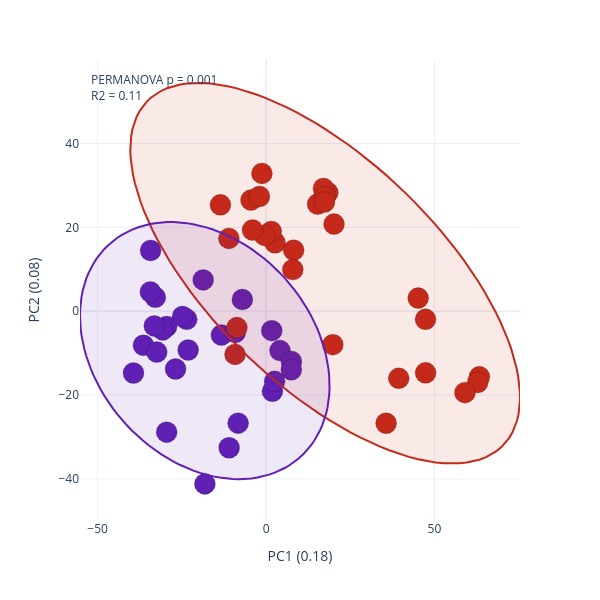

The notebook cell saved with this chart:
### Code cell
# Figure 4h (part 3) - PCA of normalized phosphoproteome, AC vs H, with 95% data ellipses + PERMANOVA.
from scipy.spatial.distance import pdist, squareform

norm1 = norm.copy()
norm1['group']   = norm1['group'].apply(lambda x: x.split('_')[0])                       # AC / H
norm1['sample']  = norm1['sample'].apply(lambda x: x.split('_')[0] + '_' + x.split('_')[-1])
norm1['subject'] = norm1['subject'].apply(lambda x: x.split('_')[0] + '_' + x.split('_')[-1])

pca_lung = ac.run_pca(norm1)
print('explained variance:', pca_lung[1])
_pdf = pca_lung[0][0]

# ---- PERMANOVA: AC vs H separation on the normalized feature matrix (Euclidean, 999 perm) ----
feat_cols = [c for c in norm1.columns if c not in ('group', 'sample', 'subject')]
X = norm1[feat_cols].values
labels = norm1['group'].values
D2 = squareform(pdist(X, 'euclidean')) ** 2

def _ssw(lab):
    s = 0.0
    for g in np.unique(lab):
        idx = np.where(lab == g)[0]; ng = len(idx)
        s += D2[np.ix_(idx, idx)][np.triu_indices(ng, 1)].sum() / ng
    return s

N = len(labels); a = len(np.unique(labels))
SST = D2[np.triu_indices(N, 1)].sum() / N
SSW = _ssw(labels); SSA = SST - SSW
F_obs = (SSA / (a - 1)) / (SSW / (N - a))
rng = np.random.default_rng(0)
count = 0
for _ in range(999):
    w = _ssw(rng.permutation(labels))
    if (SST - w) / (a - 1) / (w / (N - a)) >= F_obs:
        count += 1
permanova_p = (count + 1) / 1000
permanova_R2 = SSA / SST
print(f'PERMANOVA (AC vs H, Euclidean, 999 perm): pseudo-F={F_obs:.2f}  R2={permanova_R2:.3f}  p={permanova_p:.4f}')

# ---- plot with 95% data (dispersion) ellipses ----
CMAP = {'AC': '#C4291A', 'H': '#6020B3'}
def _ellipse(xs, ys, chi2_95=5.991, npts=120):
    cov = np.cov(xs, ys); mean = np.array([np.mean(xs), np.mean(ys)])
    vals, vecs = np.linalg.eigh(cov)
    t = np.linspace(0, 2 * np.pi, npts); circ = np.array([np.cos(t), np.sin(t)])
    ell = mean[:, None] + vecs @ (np.sqrt(chi2_95) * np.sqrt(vals)[:, None] * circ)
    return ell[0], ell[1]

fig = px.scatter(_pdf, x='x', y='y', color='group', color_discrete_map=CMAP)
fig.update_traces(marker=dict(size=21, line=dict(width=0.2, color='black')))
for g, c in CMAP.items():
    sub = _pdf[_pdf['group'] == g]
    ex, ey = _ellipse(sub['x'].values, sub['y'].values)
    fig.add_trace(go.Scatter(x=ex, y=ey, mode='lines', line=dict(color=c, width=2),
                             fill='toself', fillcolor=_hex_to_rgba(c, 0.10),
                             showlegend=False, hoverinfo='skip'))
fig.add_annotation(x=0.02, y=0.98, xref='paper', yref='paper', showarrow=False, align='left',
                   text=f'PERMANOVA p = {permanova_p:.3f}<br>R2 = {permanova_R2:.2f}')
fig.update_layout(width=600, height=600, template='plotly_white', showlegend=False)
fig.update_xaxes(title=pca_lung[1]['x_title'])
fig.update_yaxes(title=pca_lung[1]['y_title'])
fig.show()
fig.write_image(r'figures/figure4/figure4h.pdf', width=600, height=600)

### Figure 1 — Plotly figure (JSON) as saved in the notebook; plotly's stock layout.template omitted (floating-point values rounded to 4 significant figures)
{"data": [{"hovertemplate": "group=H<br>x=%{x}<br>y=%{y}<extra></extra>", "legendgroup": "H", "marker": {"color": "#6020B3", "line": {"color": "black", "width": 0.2}, "size": 21, "symbol": "circle"}, "mode": "markers", "name": "H", "orientation": "v", "showlegend": true, "type": "scatter", "x": [-29.52, -26.87, -23.14, 4.128, 1.691, 1.89, 7.519, 7.497, 2.527, -8.296, -10.96, -18.17, -29.53, -32.88, -13.28, -9.159, -7.039, -36.41, -18.67, -23.55, -24.8, -39.37, -34.35, -34.29, -30.67, -32.45, -33.19], "xaxis": "x", "y": [-28.83, -13.77, -9.242, -9.38, -4.629, -19.1, -11.98, -13.97, -16.72, -26.7, -32.55, -41.17, -3.653, 3.316, -5.685, -5.064, 2.802, -8.116, 7.471, -1.931, -1.254, -14.74, 4.599, 14.49, -4.463, -9.748, -3.5], "yaxis": "y"}, {"hovertemplate": "group=AC<br>x=%{x}<br>y=%{y}<extra></extra>", "legendgroup": "AC", "marker": {"color": "#C4291A", "line": {"color": "black", "width": 0.2}, "size": 21, "symbol": "circle"}, "mode": "markers", "name": "AC", "orientation": "v", "showlegend": true, "type": "scatter", "x": [63.34, 62.82, 59.06, 2.641, 1.553, -0.4508, 18.34, 17.04, 15.29, 47.35, 45.16, 8.2, 7.94, 20.18, 17.49, 17.35, 19.82, -8.659, -9.224, -4.481, -1.232, -1.984, 47.38, 35.64, 39.39, -13.55, -11.04, -4.015], "xaxis": "x", "y": [-15.65, -16.99, -19.41, 16.33, 19.0, 18.08, 28.29, 29.26, 25.55, -1.93, 3.139, 14.55, 9.925, 20.79, 27.33, 26.05, -7.983, -3.904, -10.3, 26.5, 32.85, 27.36, -14.7, -26.71, -15.99, 25.36, 17.37, 19.36], "yaxis": "y"}, {"fill": "toself", "fillcolor": "rgba(196, 41, 26, 0.1)", "hoverinfo": "skip", "line": {"color": "#C4291A", "width": 2}, "mode": "lines", "showlegend": false, "type": "scatter", "x": [0.7237, -2.174, -5.017, -7.798, -10.51, -13.14, -15.68, -18.14, -20.49, -22.74, -24.87, -26.89, -28.78, -30.55, -32.18, -33.67, -35.02, -36.22, -37.27, -38.17, -38.92, -39.51, -39.93, -40.2, -40.31, -40.25, -40.04, -39.66, -39.13, -38.43, -37.58, -36.58, -35.43, -34.12, -32.68, -31.09, -29.37, -27.52, -25.54, -23.44, -21.23, -18.91, -16.49, -13.97, -11.37, -8.684, -5.926, -3.102, -0.2213, 2.709, 5.681, 8.686, 11.72, 14.76, 17.82, 20.87, 23.91, 26.94, 29.94, 32.9, 35.83, 38.7, 41.51, 44.26, 46.93, 49.52, 52.02, 54.42, 56.72, 58.92, 60.99, 62.95, 64.78, 66.48, 68.04, 69.46, 70.73, 71.86, 72.84, 73.66, 74.33, 74.83, 75.18, 75.37, 75.4, 75.26, 74.96, 74.51, 73.89, 73.12, 72.19, 71.12, 69.89, 68.51, 67.0, 65.34, 63.56, 61.64, 59.6, 57.45, 55.18, 52.81, 50.34, 47.78, 45.13, 42.41, 39.62, 36.76, 33.86, 30.9, 27.91, 24.9, 21.86, 18.81, 15.75, 12.7, 9.666, 6.652, 3.669, 0.7237], "y": [-15.25, -13.19, -11.07, -8.898, -6.674, -4.405, -2.099, 0.2376, 2.599, 4.979, 7.37, 9.765, 12.16, 14.54, 16.91, 19.26, 21.58, 23.86, 26.11, 28.3, 30.45, 32.53, 34.54, 36.49, 38.36, 40.15, 41.85, 43.46, 44.97, 46.39, 47.69, 48.9, 49.99, 50.96, 51.82, 52.56, 53.18, 53.68, 54.05, 54.3, 54.42, 54.41, 54.28, 54.02, 53.64, 53.13, 52.5, 51.75, 50.88, 49.89, 48.79, 47.58, 46.26, 44.83, 43.31, 41.69, 39.98, 38.19, 36.31, 34.36, 32.34, 30.25, 28.1, 25.9, 23.65, 21.36, 19.04, 16.69, 14.32, 11.94, 9.541, 7.146, 4.756, 2.378, 0.01807, -2.316, -4.619, -6.883, -9.103, -11.27, -13.39, -15.44, -17.42, -19.33, -21.16, -22.9, -24.56, -26.12, -27.58, -28.94, -30.2, -31.35, -32.38, -33.3, -34.1, -34.78, -35.34, -35.77, -36.08, -36.27, -36.32, -36.26, -36.06, -35.74, -35.29, -34.72, -34.03, -33.22, -32.29, -31.25, -30.09, -28.82, -27.45, -25.98, -24.41, -22.74, -20.99, -19.15, -17.24, -15.25]}, {"fill": "toself", "fillcolor": "rgba(96, 32, 179, 0.1)", "hoverinfo": "skip", "line": {"color": "#6020B3", "width": 2}, "mode": "lines", "showlegend": false, "type": "scatter", "x": [-31.09, -32.9, -34.68, -36.41, -38.08, -39.71, -41.27, -42.77, -44.19, -45.55, -46.83, -48.03, -49.15, -50.18, -51.12, -51.97, -52.73, -53.39, -53.95, -54.41, -54.78, -55.04, -55.19, -55.25, -55.2, -55.04, -54.79, -54.43, -53.97, -53.41, -52.76, -52.0, -51.16, -50.22, -49.19, -48.08, -46.88, -45.6, -44.25, -42.82, -41.33, -39.77, -38.15, -36.47, -34.74, -32.97, -31.16, -29.31, -27.43, -25.52, -23.59, -21.65, -19.7, -17.75, -15.79, -13.84, -11.91, -9.989, -8.094, -6.227, -4.394, -2.598, -0.8466, 0.8567, 2.507, 4.1, 5.63, 7.094, 8.487, 9.807, 11.05, 12.21, 13.28, 14.27, 15.17, 15.97, 16.68, 17.29, 17.8, 18.21, 18.52, 18.73, 18.84, 18.84, 18.74, 18.53, 18.23, 17.82, 17.31, 16.7, 16.0, 15.2, 14.3, 13.32, 12.25, 11.09, 9.855, 8.539, 7.148, 5.687, 4.159, 2.569, 0.9204, -0.781, -2.531, -4.325, -6.157, -8.023, -9.917, -11.83, -13.77, -15.72, -17.67, -19.63, -21.58, -23.52, -25.45, -27.36, -29.24, -31.09], "y": [-34.13, -33.14, -32.09, -30.97, -29.79, -28.55, -27.26, -25.92, -24.54, -23.11, -21.65, -20.15, -18.62, -17.06, -15.48, -13.89, -12.28, -10.67, -9.05, -7.433, -5.821, -4.219, -2.632, -1.063, 0.4823, 2.0, 3.486, 4.936, 6.347, 7.713, 9.032, 10.3, 11.51, 12.67, 13.76, 14.79, 15.75, 16.64, 17.46, 18.2, 18.87, 19.46, 19.96, 20.39, 20.73, 20.99, 21.16, 21.25, 21.26, 21.17, 21.01, 20.75, 20.42, 20.0, 19.5, 18.92, 18.26, 17.52, 16.71, 15.82, 14.87, 13.84, 12.76, 11.61, 10.4, 9.136, 7.821, 6.458, 5.051, 3.604, 2.121, 0.6052, -0.9381, -2.505, -4.091, -5.692, -7.303, -8.92, -10.54, -12.15, -13.76, -15.36, -16.93, -18.49, -20.02, -21.53, -23.0, -24.43, -25.81, -27.16, -28.45, -29.69, -30.88, -32.0, -33.06, -34.06, -34.98, -35.84, -36.62, -37.32, -37.95, -38.5, -38.96, -39.35, -39.65, -39.87, -40.0, -40.04, -40.0, -39.88, -39.67, -39.38, -39.0, -38.54, -38.0, -37.38, -36.68, -35.9, -35.05, -34.13]}], "layout": {"annotations": [{"align": "left", "showarrow": false, "text": "PERMANOVA p = 0.001<br>R2 = 0.11", "x": 0.02, "xref": "paper", "y": 0.98, "yref": "paper"}], "height": 600, "legend": {"title": {"text": "group"}, "tracegroupgap": 0}, "margin": {"t": 60}, "showlegend": false, "width": 600, "xaxis": {"anchor": "y", "domain": [0, 1], "title": {"text": "PC1 (0.18)"}}, "yaxis": {"anchor": "x", "domain": [0, 1], "title": {"text": "PC2 (0.08)"}}}}
